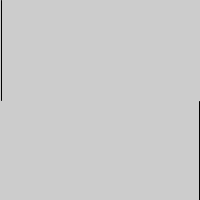
Frame 1 (no input)
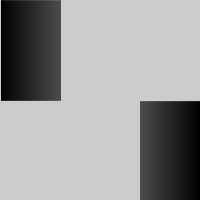
Frame 60 (the mouse pressed at the canvas centre just before this capture)
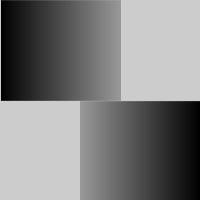
Frame 120 (the mouse held since frame 60 and released just before this capture)

The Processing sketch that drew these frames (run headless with seeded random() and noise(); from frame 60 on, the mouse is pressed at the canvas centre):

// Processing sketch: IncrementDecrement
// ── IncrementDecrement.pde
/**
 * Increment Decrement. 
 * 
 * Writing "a++" is equivalent to "a = a + 1".  
 * Writing "a--" is equivalent to "a = a - 1".   
 */
 
int a;
int b;
boolean direction;

void setup()
{
  size(200, 200);
  colorMode(RGB, width);
  a = 0;
  b = width;
  direction = true;
  frameRate(30);
}

void draw()
{
  a++;
  if(a > width) {
    a = 0;
    direction = !direction;
  }
  if(direction == true){
    stroke(a);
  } else {
    stroke(width-a);
  }
  line(a, 0, a, height/2);

  b--;
  if(b < 0) {
    b = width;
  }
  if(direction == true) {
    stroke(width-b);
  } else {
    stroke(b);
  }
  line(b, height/2+1, b, height);
}
